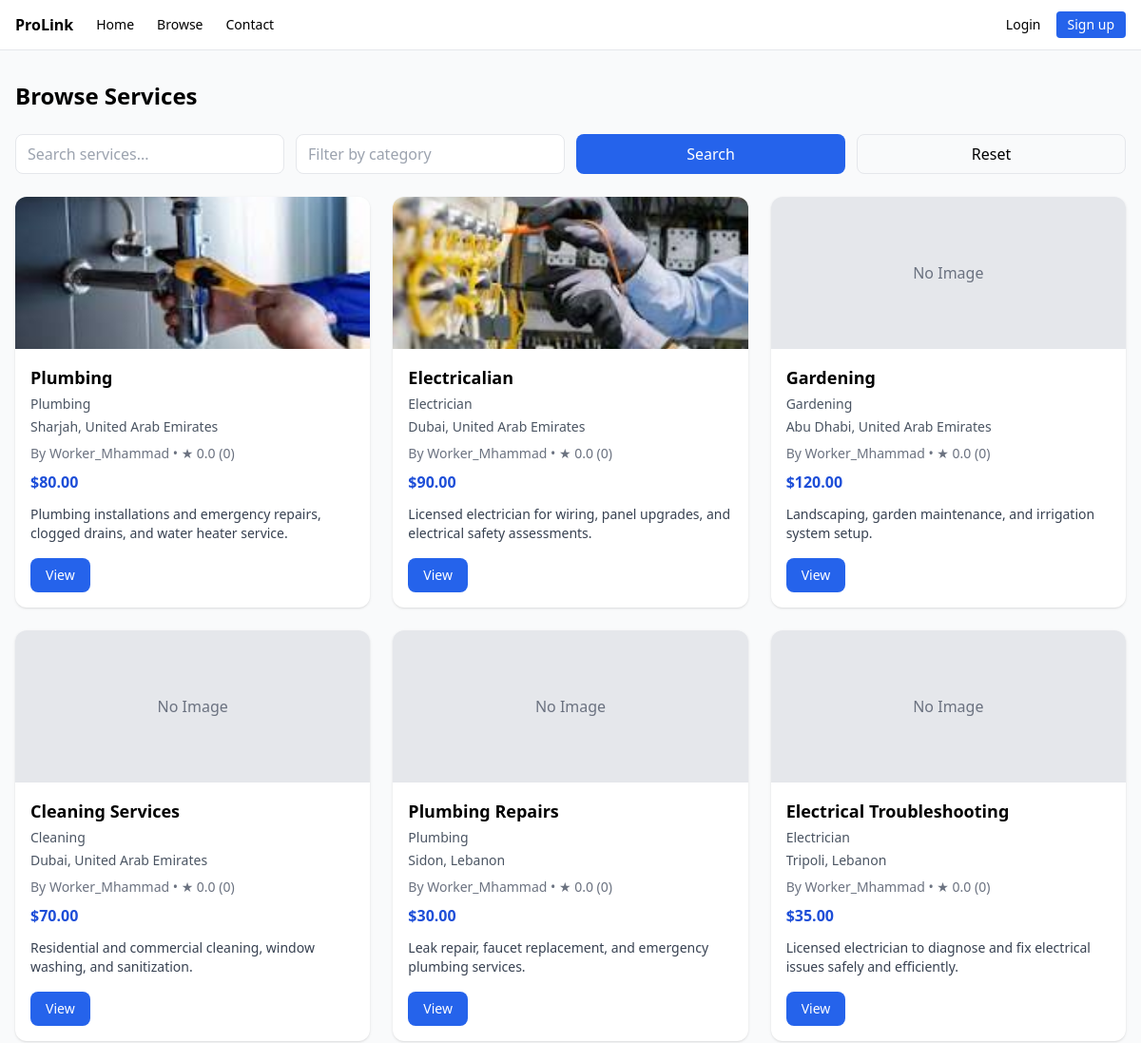
Before: /user/browse-services.php (upper part) with the older database file.
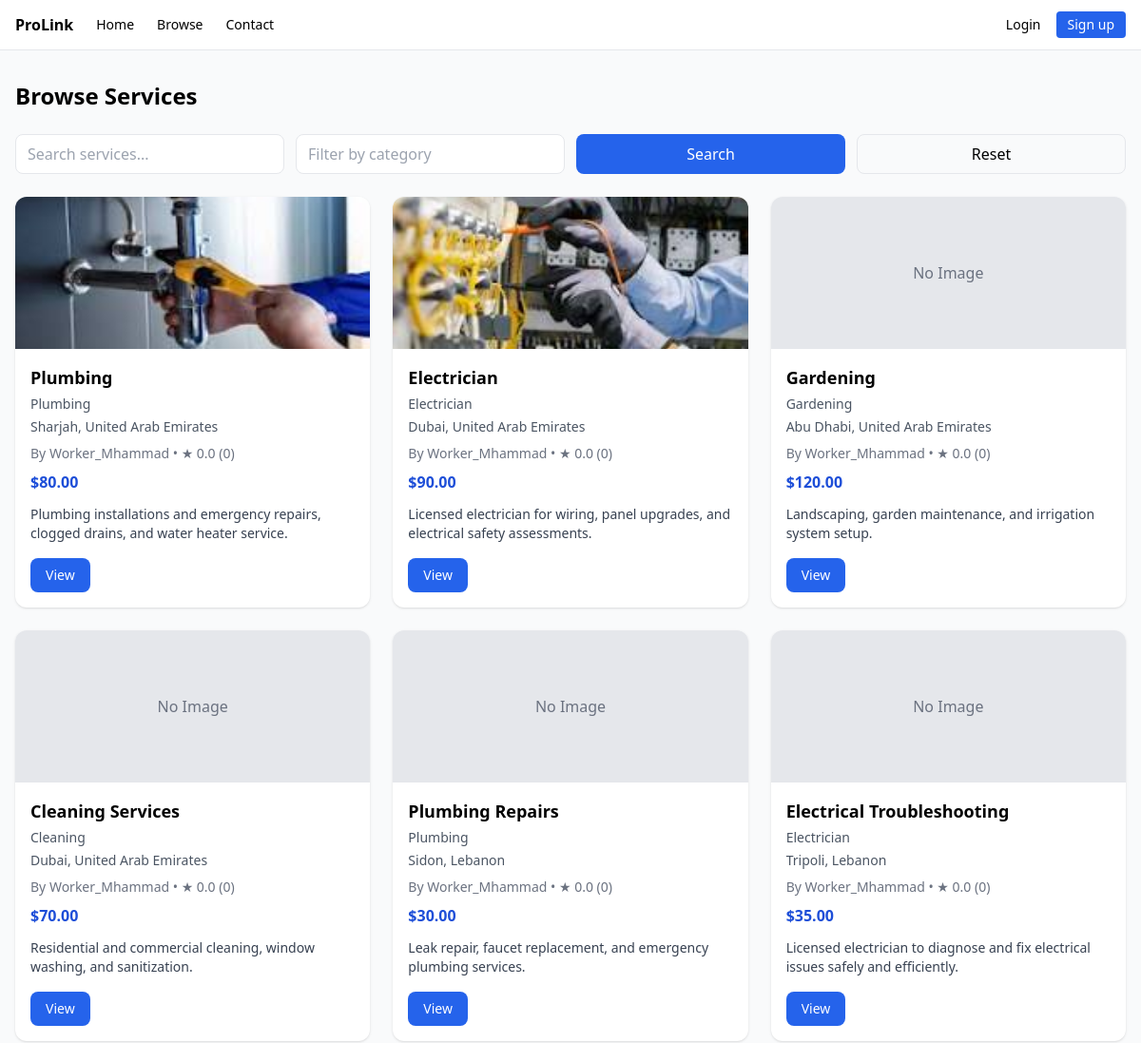
After: the same page with the newer database file.
### tables this page shows
CREATE TABLE `services` (
  `service_id` int(11) NOT NULL,
  `worker_id` int(11) NOT NULL,
  `title` varchar(150) NOT NULL,
  `description` text NOT NULL,
  `category` varchar(100) NOT NULL,
  `price` decimal(10,2) NOT NULL,
  `location` varchar(150) DEFAULT NULL,
  `status` enum('active','inactive') DEFAULT 'active',
  `created_at` timestamp NOT NULL DEFAULT current_timestamp()
);

CREATE TABLE `workers` (
  `worker_id` int(11) NOT NULL,
  `full_name` varchar(100) NOT NULL,
  `email` varchar(100) NOT NULL,
  `password` varchar(255) NOT NULL,
  `phone` varchar(20) DEFAULT NULL,
  `skill_category` varchar(100) DEFAULT NULL,
  `hourly_rate` decimal(10,2) DEFAULT NULL,
  `bio` text DEFAULT NULL,
  `rating` float DEFAULT 0,
  `created_at` timestamp NOT NULL DEFAULT current_timestamp(),
  `status` enum('active','inactive') DEFAULT 'active',
  `profile_image` varchar(255) DEFAULT NULL
);

### user/browse-services.php (the view, shortened to what this page needs)
<?php
$q        = isset($_GET['q'])        ? trim($_GET['q'])        : '';
$category = isset($_GET['category']) ? trim($_GET['category']) : '';
$page     = isset($_GET['page'])     ? max(1, (int)$_GET['page']) : 1;
$perPage  = 9;
$offset   = ($page - 1) * $perPage;
$where = [];
$params = [];
$types  = '';
$whereSql = count($where) ? ('WHERE ' . implode(' AND ', $where)) : '';
$sqlCount = "SELECT COUNT(*) AS total FROM services s LEFT JOIN workers w ON w.worker_id = s.worker_id $whereSql";
$stCount = $conn->prepare($sqlCount);
$stCount->execute();
$resCount = $stCount->get_result();
$total = ($row = $resCount->fetch_assoc()) ? (int)$row['total'] : 0;
$sql = "
SELECT
  s.service_id,
  s.worker_id,
  s.title,
  s.category,
  s.price,
  s.location,
  s.description,
  w.full_name AS worker_name,
  COALESCE(rv.avg_rating, w.rating, 0) AS avg_rating,
  COALESCE(rv.review_count, 0) AS review_count,
  (
    SELECT si.file_path
    FROM service_images si
    WHERE si.service_id = s.service_id
    ORDER BY si.image_id ASC
    LIMIT 1
  ) AS image_path
FROM services s
LEFT JOIN workers w ON w.worker_id = s.worker_id
LEFT JOIN (
  SELECT worker_id, AVG(rating) AS avg_rating, COUNT(*) AS review_count
  FROM reviews
  GROUP BY worker_id
) rv ON rv.worker_id = s.worker_id
$whereSql
ORDER BY s.service_id DESC
LIMIT ? OFFSET ?
";
$st = $conn->prepare($sql);
if ($types === '') {
    $st->bind_param('ii', $perPage, $offset);
} else {
    $types2 = $types . 'ii';
    $params2 = array_merge($params, [$perPage, $offset]);
    $st->bind_param($types2, ...$params2);
}
$st->execute();
$res = $st->get_result();
$items = [];
while ($row = $res->fetch_assoc()) {
    $items[] = $row;
}
function h($s){ return htmlspecialchars($s ?? '', ENT_QUOTES, 'UTF-8'); }
?>
<!DOCTYPE html>
<html lang="en">
<head>
    <?php include dirname(__DIR__) . '/partials/navbar.php';?>
  <script src="https://cdn.tailwindcss.com"></script>
</head>
<body class="bg-gray-50 min-h-screen">
  <div class="max-w-7xl mx-auto px-4 py-8">
    <h1 class="text-2xl font-bold mb-6">Browse Services</h1>
    <form class="mb-6 grid grid-cols-1 md:grid-cols-4 gap-3" method="get" action="">
      <input type="text" name="q" placeholder="Search services..." value="<?= h($q) ?>" class="border rounded-lg px-3 py-2 w-full">
      <input type="text" name="category" placeholder="Filter by category" value="<?= h($category) ?>" class="border rounded-lg px-3 py-2 w-full">
      <button class="md:col-span-1 bg-blue-600 text-white rounded-lg px-4 py-2" type="submit">Search</button>
      <a href="<?= h($_SERVER['PHP_SELF']) ?>" class="md:col-span-1 text-center border rounded-lg px-4 py-2">Reset</a>
    </form>
    <?php if ($total === 0): ?>
      <div class="bg-white border rounded-xl p-6 text-gray-600">No services found.</div>
    <?php else: ?>
      <div class="grid grid-cols-1 sm:grid-cols-2 lg:grid-cols-3 gap-6">
        <?php foreach ($items as $it): ?>
          <div class="bg-white shadow rounded-xl overflow-hidden flex flex-col">
            <?php if (!empty($it['image_path'])): ?>
              <img src="<?= h($it['image_path']) ?>" alt="<?= h($it['title']) ?>" class="w-full h-40 object-cover">
            <?php else: ?>
              <div class="w-full h-40 bg-gray-200 flex items-center justify-center text-gray-500">No Image</div>
            <?php endif; ?>
            <div class="p-4 flex-1 flex flex-col">
              <h3 class="text-lg font-semibold mb-1"><?= h($it['title']) ?></h3>
              <div class="text-sm text-gray-600 mb-1"><?= h($it['category']) ?></div>
              <div class="text-sm text-gray-600 mb-2"><?= h($it['location']) ?></div>
              <div class="text-sm text-gray-500 mb-2">By <?= h($it['worker_name'] ?? 'Unknown') ?> • ★ <?= number_format((float)($it['avg_rating'] ?? 0), 1) ?> (<?= (int)($it['review_count'] ?? 0) ?>)</div>
              <div class="text-blue-700 font-bold mb-3">$<?= number_format((float)$it['price'], 2) ?></div>
              <p class="text-sm text-gray-700 line-clamp-3 mb-4"><?= h(mb_strimwidth($it['description'] ?? '', 0, 160, '…', 'UTF-8')) ?></p>
              <div class="mt-auto">
              <a
              href="<?= $baseUrl ?>/service.php?id=<?= (int)$it['service_id'] ?>"
              class="inline-block bg-blue-600 hover:bg-blue-700 text-white text-sm rounded-lg px-4 py-2"
        >
          View
        </a>
      </div>
            </div>
          </div>
        <?php endforeach; ?>
      </div>
    <?php endif; ?>
  </div>
</body>
</html>

Changed rows visible on the page:
changed services (number 2 of 6 on the later page): title "Electricalian" → "Electrician"
